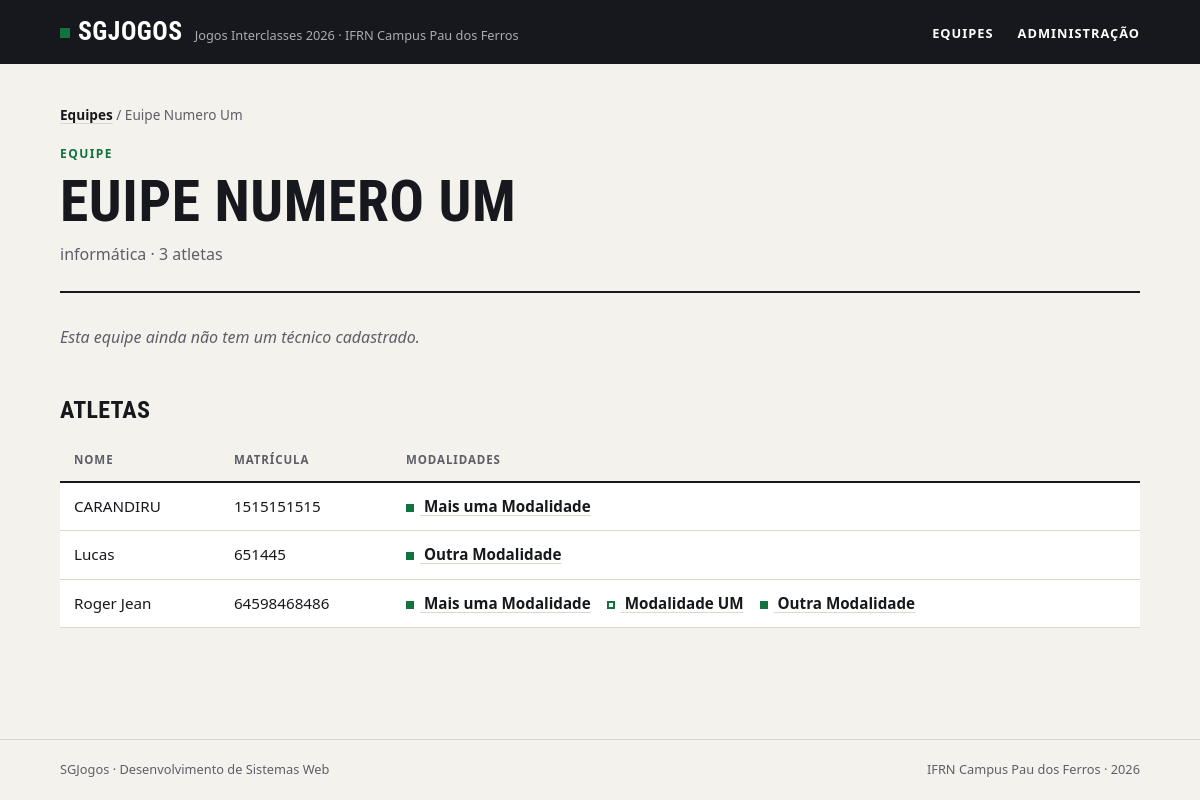
/equipes/1/, run on the app's committed database.
### jogos/models.py (models this page shows, shortened)
class Equipe(models.Model):
    nome = models.CharField(max_length=100, unique=True)
    curso = models.CharField(max_length=100)
    cor = models.CharField(max_length=100)
    criada_em = models.DateTimeField(auto_now_add=True)
    class Meta:
        verbose_name = "equipe"
        verbose_name_plural = "equipes"
        ordering = ["nome"]

class Atleta(models.Model):
    nome = models.CharField(max_length=100)
    matricula = models.CharField(max_length=50, unique=True)
    data_nascimento = models.DateField()
    equipe = models.ForeignKey(
        Equipe,
        on_delete=models.PROTECT,
        related_name="atletas",
    )
    modalidades = models.ManyToManyField(
        Modalidade,
        related_name="atletas",
        blank=True,
    )
    class Meta:
        verbose_name = "atleta"
        verbose_name_plural = "atletas"
        ordering = ["nome"]

class Modalidade(models.Model):
    nome = models.CharField(max_length=100, unique=True)
    tipo = models.CharField(choices=[("individual", "Individual"), ("coletivo", "Coletivo")], default="individual", max_length=20)
    max_atletas = models.PositiveIntegerField()
    class Meta:
        verbose_name = "modalidade"
        verbose_name_plural = "modalidades"
        ordering = ["nome"]

### jogos/views.py (the view)
# urls.py: path("equipes/<int:id>/", views.equipe, name="equipe"),
def equipe(request, id):
    equipe = get_object_or_404(
        Equipe.objects.annotate(
            total_atletas=Count("atletas", distinct=True),
            tecnico_nome=F("tecnico__nome"),
            tecnico_email=F("tecnico__email"),
            tecnico_telefone=F("tecnico__telefone"),
        ),
        pk=id,
    )
    atletas = Atleta.objects.filter(equipe=equipe).prefetch_related("modalidades").order_by("nome")
    return render(request, "jogos/equipe.html", {"equipe": equipe, "atletas": atletas})

### jogos/templates/jogos/equipe.html (shortened to what this page needs)
{% extends "jogos/base.html" %}
{% block conteudo %}
<nav class="trilha"><a href="{% url 'jogos:index' %}">Equipes</a> / {{ equipe.nome }}</nav>
<header class="topo">
    <span class="sobretitulo">Equipe</span>
    <h1>{{ equipe.nome }}</h1>
    <p class="descricao">{{ equipe.curso }} · {{ equipe.total_atletas }} atletas</p>
</header>
{% if equipe.tecnico_nome %}
    <h2>Técnico</h2>
    <dl class="numeros ficha">
        <div>
            <dt>Nome</dt>
            <dd>{{ equipe.tecnico_nome }}</dd>
        </div>
        <div>
            <dt>E-mail</dt>
            <dd>{{ equipe.tecnico_email }}</dd>
        </div>
        <div>
            <dt>Telefone</dt>
            <dd>{{ equipe.tecnico_telefone }}</dd>
        </div>
    </dl>
{% else %}
    <p class="aviso">Esta equipe ainda não tem um técnico cadastrado.</p>
{% endif %}
<h2>Atletas</h2>
<div class="tabela">
    <table>
        <thead>
            <tr>
                <th>Nome</th>
                <th>Matrícula</th>
                <th>Modalidades</th>
            </tr>
        </thead>
        <tbody>
            {% for atleta in atletas %}
                <tr>
                    <td>{{ atleta.nome }}</td>
                    <td>{{ atleta.matricula }}</td>
                    <td>
                        <ul class="modalidades">
                            {% for modalidade in atleta.modalidades.all %}
                                <li>
                                    <a
                                        class="{% if modalidade.tipo == 'individual' %}individual{% endif %}"
                                        href="{% url 'jogos:modalidade' modalidade.id %}"
                                    >
                                        {{ modalidade.nome }}
                                    </a>
                                </li>
                            {% empty %}
                                <li><span class="aviso">Nenhuma modalidade</span></li>
                            {% endfor %}
                        </ul>
                    </td>
                </tr>
            {% empty %}
                <tr>
                    <td class="vazio" colspan="3">Nenhum atleta inscrito.</td>
                </tr>
            {% endfor %}
        </tbody>
    </table>
</div>
{% endblock %}

### css/style.css (style rules this page uses)
:root { --papel: #f4f2ed; --branco: #ffffff; --tinta: #16181d; --tinta-suave: #5c5f67; --linha: #dcd8ce; --verde: #12733f; --verde-claro: #e2efe6; --fonte-texto: system-ui, -apple-system, "Segoe UI", Roboto, Ubuntu, "Helvetica Neue", Arial, sans-serif; --fonte-titulo: "Bahnschrift SemiCondensed", "Bahnschrift", "Avenir Next Condensed", "Roboto Condensed", "Ubuntu Condensed", "Arial Narrow", var(--fonte-texto); }
*, *::before, *::after { box-sizing: border-box; }
* { margin: 0; padding: 0; }
body { min-height: 100vh; display: flex; flex-direction: column; background: var(--papel); color: var(--tinta); font-family: var(--fonte-texto); font-size: 1rem; line-height: 1.55; -webkit-font-smoothing: antialiased; }
a { color: inherit; }
ul { list-style: none; }
h1, h2, h3 { font-family: var(--fonte-titulo); font-stretch: condensed; font-weight: 700; line-height: 1.05; text-transform: uppercase; letter-spacing: 0.01em; }
.topo { padding-bottom: 24px; margin-bottom: 32px; border-bottom: 2px solid var(--tinta); }
.sobretitulo { display: block; margin-bottom: 8px; color: var(--verde); font-size: 0.75rem; font-weight: 700; letter-spacing: 0.12em; text-transform: uppercase; }
h1 { font-size: clamp(2.2rem, 6vw, 3.6rem); }
.descricao { max-width: 60ch; margin-top: 10px; color: var(--tinta-suave); }
h2 { margin: 48px 0 16px; font-size: 1.5rem; }
.trilha { margin-bottom: 20px; color: var(--tinta-suave); font-size: 0.85rem; }
.trilha a { color: var(--tinta); font-weight: 600; text-decoration-color: var(--linha); text-underline-offset: 3px; }
.aviso { color: var(--tinta-suave); font-style: italic; }
.tabela { overflow-x: auto; }
table { width: 100%; border-collapse: collapse; background: var(--branco); font-size: 0.95rem; font-variant-numeric: tabular-nums; }
th, td { padding: 12px 14px; border-bottom: 1px solid var(--linha); text-align: left; vertical-align: top; }
th { border-bottom: 2px solid var(--tinta); background: var(--papel); color: var(--tinta-suave); font-size: 0.72rem; font-weight: 700; letter-spacing: 0.08em; text-transform: uppercase; }
td a { font-weight: 600; text-decoration-color: var(--linha); text-underline-offset: 3px; }
.modalidades { display: flex; flex-wrap: wrap; gap: 4px 16px; }
.modalidades a::before { content: ""; display: inline-block; width: 8px; height: 8px; margin-right: 6px; background: var(--verde); }
.modalidades a.individual::before { background: transparent; box-shadow: inset 0 0 0 2px var(--verde); }

### data on the page
Equipe: nome "Euipe Numero Um", nome "EUIPE NUMERO UM", curso "informática", total_atletas "3"
Atleta: nome "CARANDIRU", matricula "1515151515"
Modalidade: nome "Mais uma Modalidade"
Atleta: nome "Lucas", matricula "651445"
Modalidade: nome "Outra Modalidade"
Atleta: nome "Roger Jean", matricula "64598468486"
Modalidade: nome "Modalidade UM"
